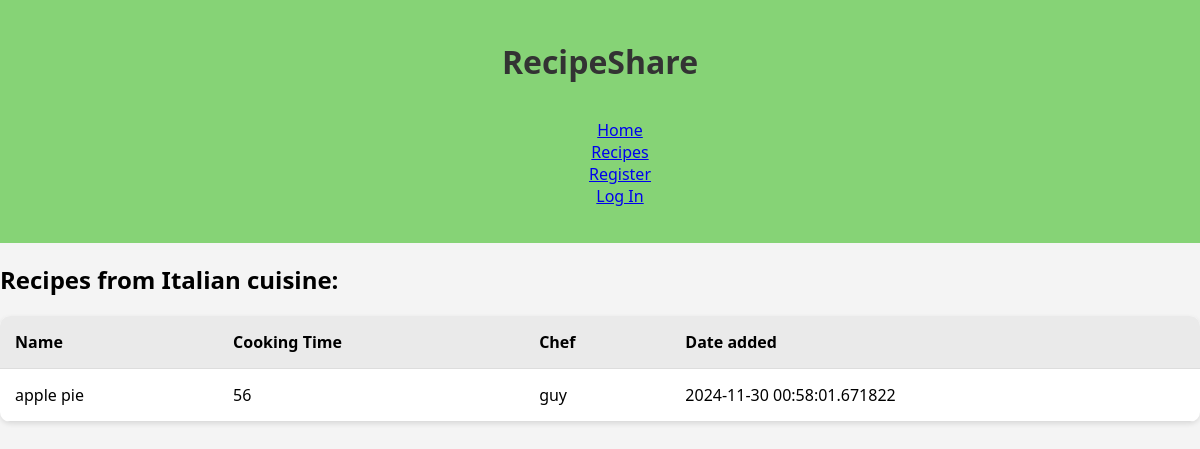
The page /cuisine/3 on the database as committed earlier.
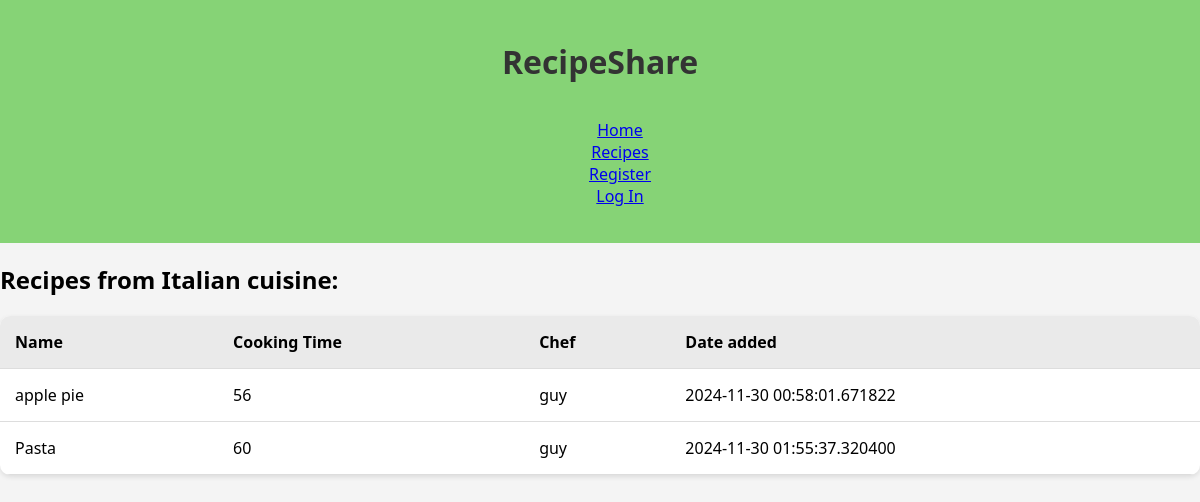
The same page on the database as committed later.
### models.py (models this page shows, shortened)
class Cuisine(db.Model):
    __tablename__ = 'cuisines'
    cuisine_id = db.mapped_column(db.Integer, primary_key=True)
    cuisine_name = db.mapped_column(db.String(50))
    recipes = db.relationship('Recipe', back_populates='cuisine')

class Recipe(db.Model):
    __tablename__ = 'recipes'
    recipe_id = db.mapped_column(db.Integer, primary_key=True)
    recipe_name = db.mapped_column(db.String(500))
    ingredients = db.mapped_column(db.String(1000))
    method = db.mapped_column(db.String(5000))
    total_time = db.mapped_column(db.Integer)
    date_added = db.mapped_column(db.DateTime, default=datetime.now(timezone.utc))
    chef_id = db.mapped_column(db.Integer, db.ForeignKey('users.user_id'), nullable=False)
    cuisine_id = db.mapped_column(db.Integer, db.ForeignKey('cuisines.cuisine_id'), nullable=False)
    chef = db.relationship('User', back_populates='recipes')
    cuisine = db.relationship('Cuisine', back_populates='recipes')
    favorites = db.relationship('Favorite', back_populates='recipe')

class User(UserMixin, db.Model):
    __tablename__ = 'users'
    user_id = db.mapped_column(db.Integer, primary_key=True)
    username = db.mapped_column(db.String(50), unique=True)
    is_chef = db.mapped_column(db.Boolean, default=False)
    recipes = db.relationship('Recipe', back_populates='chef')
    favorites = db.relationship('Favorite', back_populates='user')

### app.py (the view)
@app.route('/cuisine/<int:cuisine_id>')
def cuisine_category(cuisine_id):
    cuisine = Cuisine.query.get_or_404(cuisine_id)
    return render_template('cuisine.html', cuisine=cuisine)

### templates/cuisine.html
{% extends 'base.html' %}
{% block content %}
    <h2>Recipes from {{cuisine.cuisine_name}} cuisine:</h2>
    <table>
        <thead>
            <tr>
                <th scope="col">Name</th>
                <th scope="col">Cooking Time</th>
                <th scope="col">Chef</th>
                <th scope="col">Date added</th>
            </tr>
        </thead>
        <tbody>
            {% for recipe in cuisine.recipes %}
            <tr>
                <td>{{recipe.recipe_name}}</td>
                <td>{{recipe.total_time}}</td>
                <td>{{recipe.chef.username}}</td>
                <td>{{recipe.date_added}}</td>
            </tr>
            {% else %}
            <tr>
                <td colspan="4">No recipes found in the {{cuisine.cuisine_name}} section</td>
            </tr>
            {% endfor %}
        </tbody>
    </table>
{% endblock %}

### templates/base.html (shortened to what this page needs)
<!DOCTYPE html>
<html lang="en">
    <head>
        <link rel="stylesheet" type="text/css" href="{{ url_for('static', filename='style.css') }}">
    </head>
    <body>
        <header>
            <h1>RecipeShare</h1>
            <nav class="navigation">
                <ul>
                    <li><a href="{{ url_for('index') }}">Home</a></li>
                    <li><a href="{{ url_for('recipe_list') }}">Recipes</a></li>
                    {% if current_user.is_authenticated %}
                        {% if current_user.is_chef %}
                            <li><a href="{{ url_for('add_recipe') }}">Add Recipe</a></li>
                        {% endif %}
                        <li><a href="{{ url_for('logout_page') }}">Log Out</a></li>
                    {% else %}
                    <li><a href="{{ url_for('register_page') }}">Register</a></li>
                    <li><a href="{{ url_for('login_page') }}">Log In</a></li>
                    {% endif %}
                </ul>
            </nav>
        </header>
        <main>
            {% block content %}{% endblock %}
        </main>
    </body>
</html>

### static/style.css (style rules this page uses)
* { box-sizing: border-box; }
body { padding: 0; font-family: 'Segoe UI', Tahoma, Geneva, Verdana, sans-serif; background-color: #f4f4f4; margin: 0px; }
h1 { margin: 20px; }
header { background-color: #86d376; padding: 20px; color: #333333; text-align: center; }
nav { background-color: #86d376; overflow: hidden; }
.navigation ul { list-style: none; }
table { width: 100%; border-collapse: collapse; margin-top: 20px; background-color: #fff; border-radius: 10px; overflow: hidden; box-shadow: 0 2px 5px rgba(0,0,0,0.1); }
table th, table td { padding: 15px; text-align: left; }
table thead { background-color: #eaeaea; }
table tr { border-bottom: 1px solid #ddd; transition: background-color 0.2s; }

Rows that differ between the two databases and show on the page:
added Recipe: recipe_name "Pasta", total_time "60", chef.username "guy", date_added "2024-11-30 01:55:37.320400"
